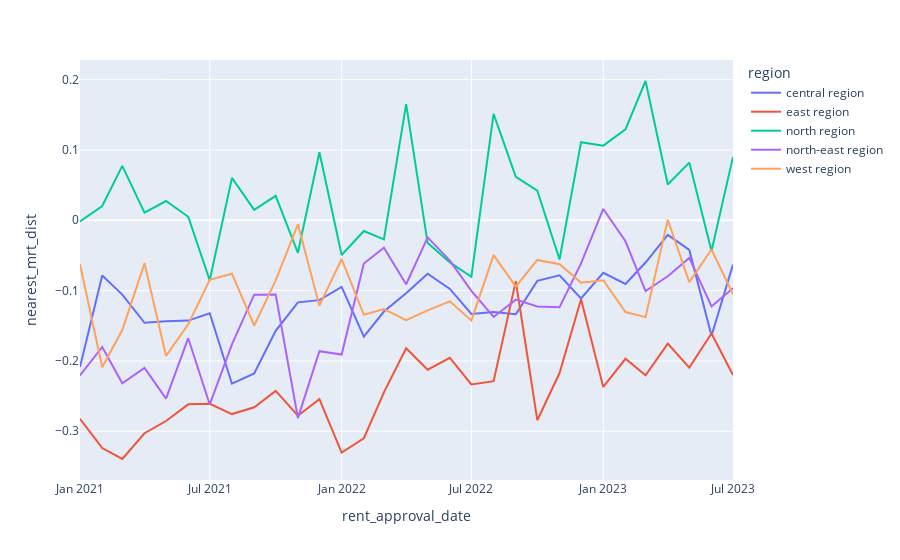

The notebook cell this image was saved under:
### Code cell
train_df_cleaned_final.groupby(['rent_approval_date', 'region'])[['psqm', 'nearest_mrt_dist']].corr().iloc[0::2,-1].reset_index().plot.line(x='rent_approval_date', y='nearest_mrt_dist', color='region')

### Figure 1 — Plotly figure (JSON) as saved in the notebook; plotly's stock layout.template omitted (floating-point values rounded to 4 significant figures)
{"data": [{"hovertemplate": "region=central region<br>rent_approval_date=%{x}<br>nearest_mrt_dist=%{y}<extra></extra>", "legendgroup": "central region", "line": {"color": "#636efa", "dash": "solid"}, "marker": {"symbol": "circle"}, "mode": "lines", "name": "central region", "orientation": "v", "showlegend": true, "type": "scatter", "x": ["2021-01", "2021-02", "2021-03", "2021-04", "2021-05", "2021-06", "2021-07", "2021-08", "2021-09", "2021-10", "2021-11", "2021-12", "2022-01", "2022-02", "2022-03", "2022-04", "2022-05", "2022-06", "2022-07", "2022-08", "2022-09", "2022-10", "2022-11", "2022-12", "2023-01", "2023-02", "2023-03", "2023-04", "2023-05", "2023-06", "2023-07"], "xaxis": "x", "y": [-0.2087, -0.07843, -0.1057, -0.1457, -0.1436, -0.1426, -0.1322, -0.2324, -0.2177, -0.1571, -0.1167, -0.1136, -0.0948, -0.1653, -0.1298, -0.1038, -0.07589, -0.09756, -0.1331, -0.1306, -0.1335, -0.08618, -0.07829, -0.1112, -0.07467, -0.09054, -0.06003, -0.02072, -0.0421, -0.1641, -0.06277], "yaxis": "y"}, {"hovertemplate": "region=east region<br>rent_approval_date=%{x}<br>nearest_mrt_dist=%{y}<extra></extra>", "legendgroup": "east region", "line": {"color": "#EF553B", "dash": "solid"}, "marker": {"symbol": "circle"}, "mode": "lines", "name": "east region", "orientation": "v", "showlegend": true, "type": "scatter", "x": ["2021-01", "2021-02", "2021-03", "2021-04", "2021-05", "2021-06", "2021-07", "2021-08", "2021-09", "2021-10", "2021-11", "2021-12", "2022-01", "2022-02", "2022-03", "2022-04", "2022-05", "2022-06", "2022-07", "2022-08", "2022-09", "2022-10", "2022-11", "2022-12", "2023-01", "2023-02", "2023-03", "2023-04", "2023-05", "2023-06", "2023-07"], "xaxis": "x", "y": [-0.2823, -0.3239, -0.3394, -0.3028, -0.2854, -0.2617, -0.2609, -0.2755, -0.2659, -0.2425, -0.2778, -0.2542, -0.3302, -0.3099, -0.2447, -0.182, -0.2124, -0.1955, -0.2334, -0.2288, -0.08651, -0.2843, -0.2172, -0.1123, -0.2369, -0.1969, -0.2203, -0.1754, -0.2094, -0.1609, -0.22], "yaxis": "y"}, {"hovertemplate": "region=north region<br>rent_approval_date=%{x}<br>nearest_mrt_dist=%{y}<extra></extra>", "legendgroup": "north region", "line": {"color": "#00cc96", "dash": "solid"}, "marker": {"symbol": "circle"}, "mode": "lines", "name": "north region", "orientation": "v", "showlegend": true, "type": "scatter", "x": ["2021-01", "2021-02", "2021-03", "2021-04", "2021-05", "2021-06", "2021-07", "2021-08", "2021-09", "2021-10", "2021-11", "2021-12", "2022-01", "2022-02", "2022-03", "2022-04", "2022-05", "2022-06", "2022-07", "2022-08", "2022-09", "2022-10", "2022-11", "2022-12", "2023-01", "2023-02", "2023-03", "2023-04", "2023-05", "2023-06", "2023-07"], "xaxis": "x", "y": [-0.001667, 0.02031, 0.07734, 0.01091, 0.02736, 0.005006, -0.08538, 0.06033, 0.01491, 0.0348, -0.04619, 0.09671, -0.04942, -0.01521, -0.02705, 0.1651, -0.03234, -0.05984, -0.08023, 0.1512, 0.06162, 0.04221, -0.05578, 0.1111, 0.1061, 0.1292, 0.198, 0.05094, 0.08199, -0.04376, 0.09017], "yaxis": "y"}, {"hovertemplate": "region=north-east region<br>rent_approval_date=%{x}<br>nearest_mrt_dist=%{y}<extra></extra>", "legendgroup": "north-east region", "line": {"color": "#ab63fa", "dash": "solid"}, "marker": {"symbol": "circle"}, "mode": "lines", "name": "north-east region", "orientation": "v", "showlegend": true, "type": "scatter", "x": ["2021-01", "2021-02", "2021-03", "2021-04", "2021-05", "2021-06", "2021-07", "2021-08", "2021-09", "2021-10", "2021-11", "2021-12", "2022-01", "2022-02", "2022-03", "2022-04", "2022-05", "2022-06", "2022-07", "2022-08", "2022-09", "2022-10", "2022-11", "2022-12", "2023-01", "2023-02", "2023-03", "2023-04", "2023-05", "2023-06", "2023-07"], "xaxis": "x", "y": [-0.2206, -0.1801, -0.2316, -0.2098, -0.2535, -0.1677, -0.2618, -0.1765, -0.1058, -0.1057, -0.2813, -0.1861, -0.1909, -0.06149, -0.03898, -0.09089, -0.02437, -0.05735, -0.1004, -0.1374, -0.1128, -0.1225, -0.1237, -0.06132, 0.01605, -0.02985, -0.1006, -0.07963, -0.05349, -0.1226, -0.09666], "yaxis": "y"}, {"hovertemplate": "region=west region<br>rent_approval_date=%{x}<br>nearest_mrt_dist=%{y}<extra></extra>", "legendgroup": "west region", "line": {"color": "#FFA15A", "dash": "solid"}, "marker": {"symbol": "circle"}, "mode": "lines", "name": "west region", "orientation": "v", "showlegend": true, "type": "scatter", "x": ["2021-01", "2021-02", "2021-03", "2021-04", "2021-05", "2021-06", "2021-07", "2021-08", "2021-09", "2021-10", "2021-11", "2021-12", "2022-01", "2022-02", "2022-03", "2022-04", "2022-05", "2022-06", "2022-07", "2022-08", "2022-09", "2022-10", "2022-11", "2022-12", "2023-01", "2023-02", "2023-03", "2023-04", "2023-05", "2023-06", "2023-07"], "xaxis": "x", "y": [-0.06249, -0.2089, -0.1561, -0.06119, -0.1927, -0.148, -0.08468, -0.07598, -0.1497, -0.08537, -0.005773, -0.1214, -0.05499, -0.1343, -0.1262, -0.1419, -0.1281, -0.1153, -0.1425, -0.04953, -0.09418, -0.05637, -0.06247, -0.08863, -0.08526, -0.1305, -0.1377, 0.000692, -0.08795, -0.04161, -0.1054], "yaxis": "y"}], "layout": {"legend": {"title": {"text": "region"}, "tracegroupgap": 0}, "margin": {"t": 60}, "xaxis": {"anchor": "y", "domain": [0, 1], "title": {"text": "rent_approval_date"}}, "yaxis": {"anchor": "x", "domain": [0, 1], "title": {"text": "nearest_mrt_dist"}}}}
